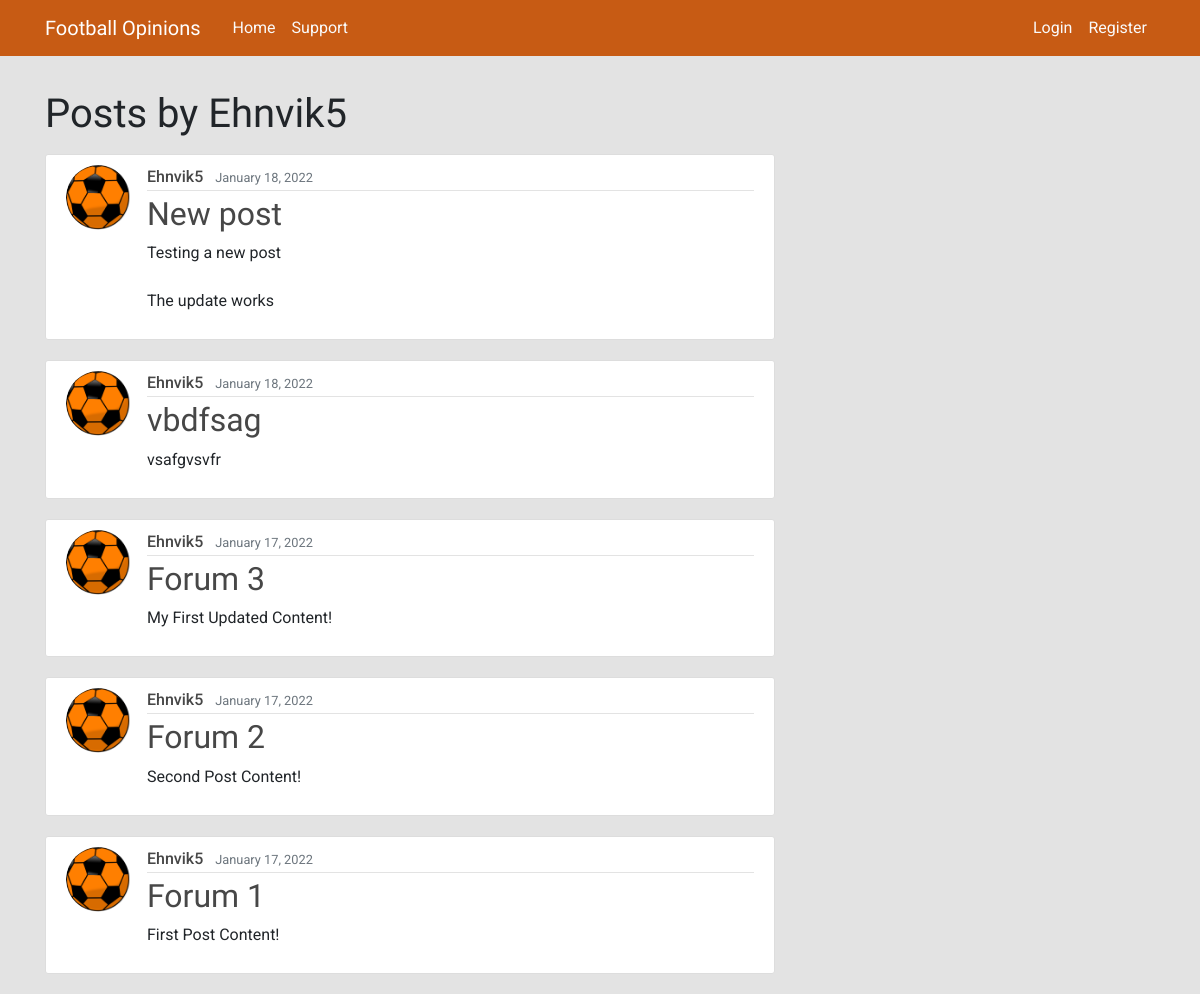
The app's page /user/Ehnvik5, older data.
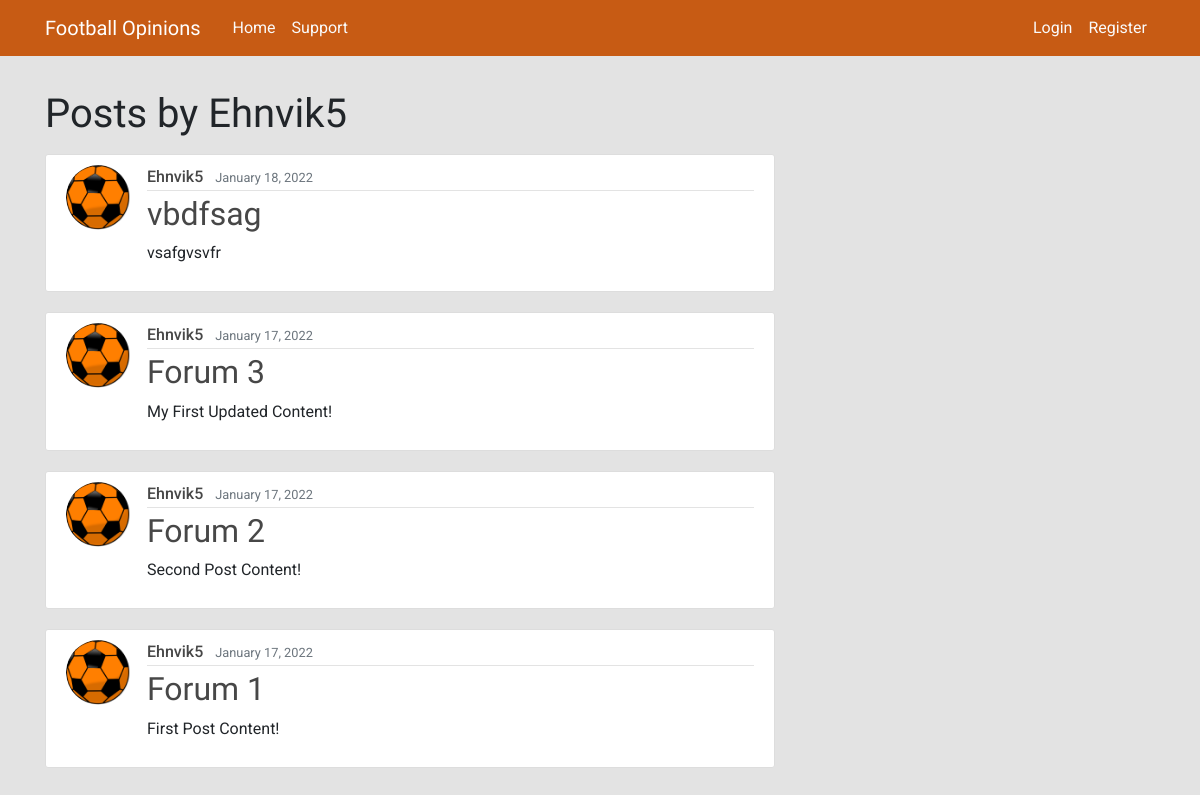
The same page, newer data.
### forum/models.py (models this page shows, shortened)
class Post(models.Model):
    title = models.CharField(max_length=100)
    content = models.TextField()
    date_posted = models.DateTimeField(default=timezone.now)
    author = models.ForeignKey(User, on_delete=models.CASCADE)

### users/models.py (models this page shows, shortened)
class Profile(models.Model):
    user = models.OneToOneField(User, on_delete=models.CASCADE)
    image = models.ImageField(default='default.jpg', upload_to='profile_pics')

### forum/views.py (the view)
# urls.py: path('user/<str:username>', UserPostListView.as_view(), name='user-posts'),
class UserPostListView(ListView):
    model = Post
    template_name = 'forum/user_posts.html'
    context_object_name = 'posts'
    def get_queryset(self):
        user = get_object_or_404(User, username=self.kwargs.get('username'))
        return Post.objects.filter(author=user).order_by('-date_posted')

### forum/templates/forum/user_posts.html
{% extends "forum/base.html" %}
{% block content %}
    <h1 class="mb-3 posts-by">Posts by {{ view.kwargs.username }}</h1>
    {% for post in posts %}
        <article class="media content-section">
          <img class="rounded-circle article-img" src="{{ post.author.profile.image.url }}">
          <div class="media-body">
            <div class="article-metadata">
              <a class="mr-2 post-detail-button" href="{% url 'user-posts' post.author.username %}">{{ post.author }}</a>
              <small class="text-muted">{{ post.date_posted|date:"F d, Y" }}</small>
            </div>
            <h2><a class="article-title" href="{% url 'post-detail' post.id %}">{{ post.title }}</a></h2>
            <p class="article-content">{{ post.content }}</p>
          </div>
        </article>
    {% endfor %}
{% endblock content %}

Row changes from the older to the newer data that the page shows:
removed Post: author.profile.image (picture), author "Ehnvik5", date_posted "January 18, 2022", title "New post", content "Testing a new post The update works"
